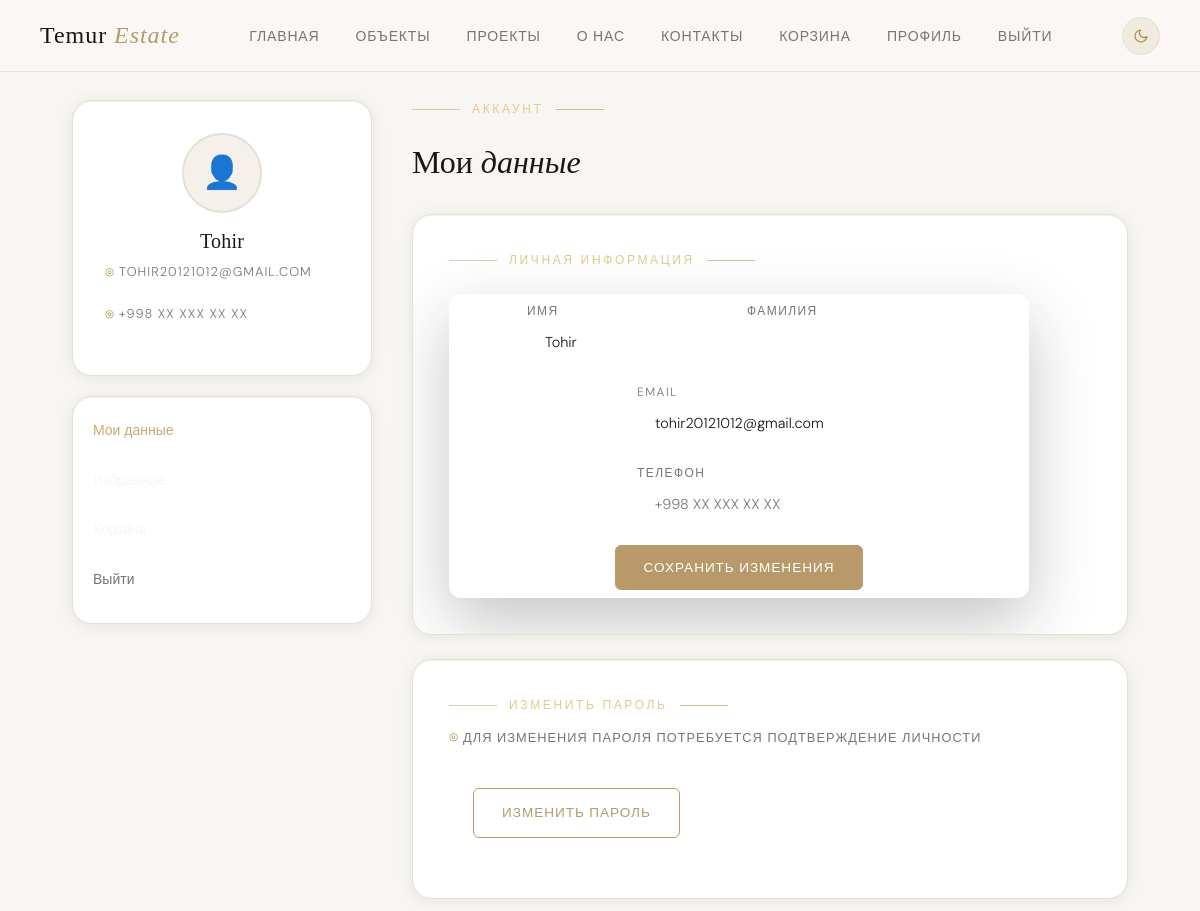
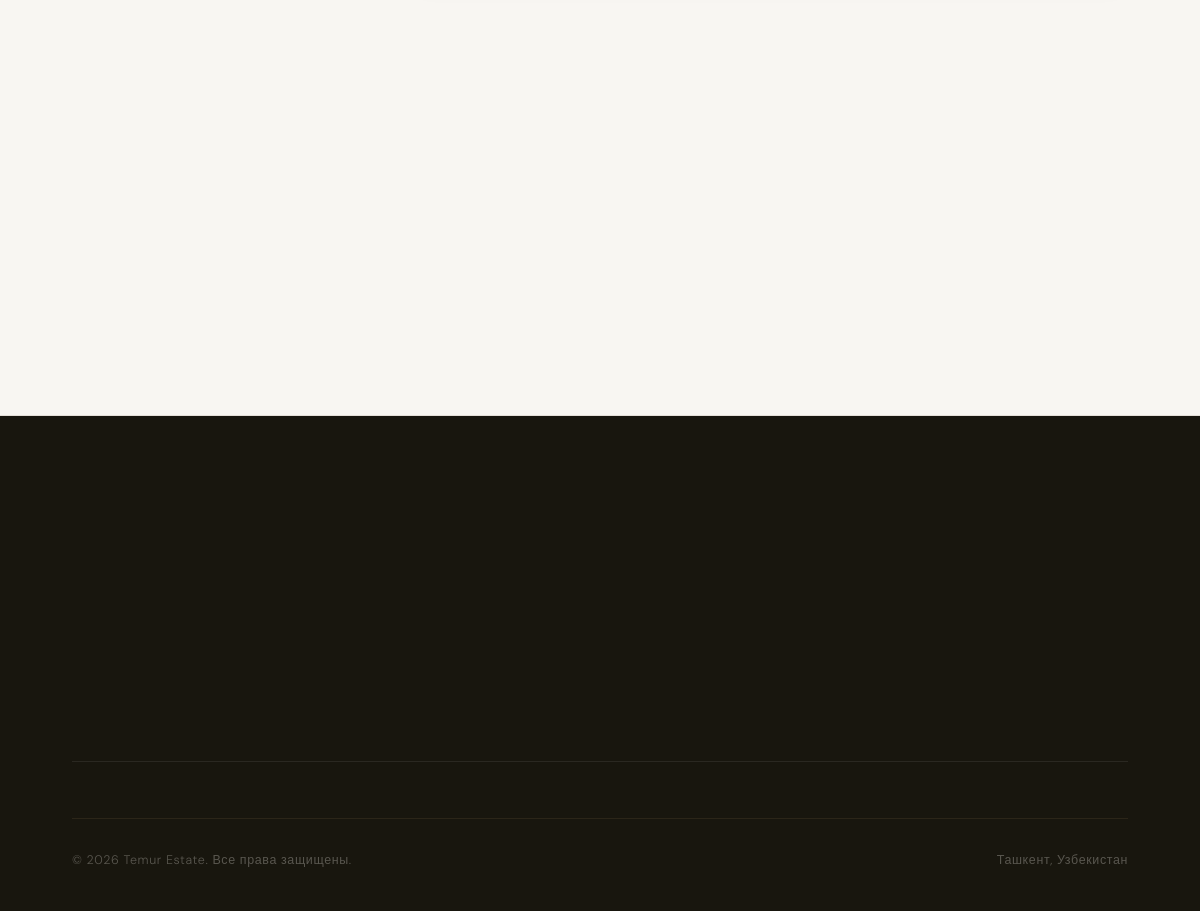
Screenshot of /profile/ (signed in) with the database file from the repository (2 pictures, top to bottom).
### app/models.py (models this page shows, shortened)
class User(AbstractBaseUser, PermissionsMixin):
    email = models.EmailField(unique=True)
    first_name = models.CharField(max_length=150, blank=True, null=True)
    is_active = models.BooleanField(default=True)
    is_staff = models.BooleanField(default=False)
    created_at = models.DateTimeField(default=timezone.now)
    objects = UserManager()
    USERNAME_FIELD = "email"
    REQUIRED_FIELDS = []

### app/views/other.py (the view)
# urls.py: path('profile/', ProfileView.as_view(), name='profile'),
class ProfileView(LoginRequiredMixin, TemplateView):
    template_name = 'profile.html'
    def get_context_data(self, **kwargs):
        context = super().get_context_data(**kwargs)
        context['orders'] = Order.objects.filter(user=self.request.user).order_by('-created_at')
        return context

### app/context_processors.py (called while the page is built)
def cart_data(request):
    if not request.user.is_authenticated:
        return {
            'cart_items_count': 0,
            'cart_total_amount': 0
        }
    cart = Cart.objects.filter(
        user=request.user,
        checked_out=False
    ).first()
    if not cart:
        return {
            'cart_items_count': 0,
            'cart_total_amount': 0
        }
    return {
        'cart_items_count': cart.total_quantity,
        'cart_total_amount': cart.total_price,
    }

### app/templates/profile.html (shortened to what this page needs)
{% extends 'base.html' %}
{% load static %}
{% block content %}
    <section class="section" style="padding-top:100px;min-height:100vh;">
        <div class="container">
            <div class="grid" style="grid-template-columns:300px 1fr;gap:40px;align-items:start;">
                <div>
                    <div class="card" style="padding:32px;text-align:center;cursor:default;margin-bottom:20px;">
                        <div style="width:80px;height:80px;border-radius:50%;background:var(--surface2);border:2px solid var(--border);margin:0 auto 16px;display:flex;align-items:center;justify-content:center;font-size:2rem;">
                            👤
                        </div>
                        <div class="card__title">
                            {% if user.first_name %}
                                {{ user.first_name }} {{ user.last_name }}
                            {% else %}
                                {{ user.username }}
                            {% endif %}
                        </div>
                        <div class="card__location">{{ user.email }}</div>
                        <div class="card__location" style="margin-top:4px;">+998 XX XXX XX XX</div>
                    </div>
                    <div class="card" style="padding:20px;cursor:default;">
                        <ul class="footer__links">
                            <li><a href="{% url 'profile' %}" style="color:var(--gold-light);">Мои данные</a></li>
                            <li><a href="{% url 'favorites' %}">Избранное</a></li>
                            <li><a href="{% url 'savatcha' %}">Корзина</a></li>
                            <li><a href="{% url 'logout' %}" style="color:var(--muted);">Выйти</a></li>
                        </ul>
                    </div>
                </div>
                <div>
                    <div class="section__header" style="text-align:left;margin-bottom:32px;">
                        <div class="hero__eyebrow" style="justify-content:flex-start;">Аккаунт</div>
                        <h2 class="section__title" style="text-align:left;font-size:2rem;">Мои <em>данные</em></h2>
                    </div>
                    <div class="card" style="padding:36px;cursor:default;margin-bottom:24px;">
                        <div class="hero__eyebrow" style="justify-content:flex-start;margin-bottom:24px;">Личная
                            информация
                        </div>
                        <form action="" method="POST" class="form">
                            <div class="form__row">
                                <div class="form__group">
                                    <label>Имя</label>
                                    <input type="text" name="first_name" value="{{ user.first_name }}"/>
                                </div>
                                <div class="form__group">
                                    <label>Фамилия</label>
                                    <input type="text" name="last_name" value="{{ user.last_name }}"/>
                                </div>
                            </div>
                            <div class="form__group">
                                <label>Email</label>
                                <input type="email" name="email" value="{{ user.email }}"/>
                            </div>
                            <div class="form__group">
                                <label>Телефон</label>
                                <input type="tel" name="phone" placeholder="+998 XX XXX XX XX"/>
                            </div>
                            <button type="submit" class="button">Сохранить изменения</button>
                        </form>
                    </div>
                    <div class="card" style="padding:36px;cursor:default;">
                        <div class="hero__eyebrow" style="justify-content:flex-start;margin-bottom:12px;">Изменить
                            пароль
                        </div>
                        <div class="card__location" style="margin-bottom:24px;">Для изменения пароля потребуется
                            подтверждение личности
                        </div>
                        <a href="#" class="button button--ghost">Изменить пароль</a>
                    </div>
                    <div style="margin-top:40px;">
                        <div class="cards">
                        </div>
                    </div>
                </div>
            </div>
        </div>
    </section>
{% endblock content %}

### rows the page displays
User: first_name "Tohir", email "TOHIR20121012@GMAIL.COM", email "tohir20121012@gmail.com"
